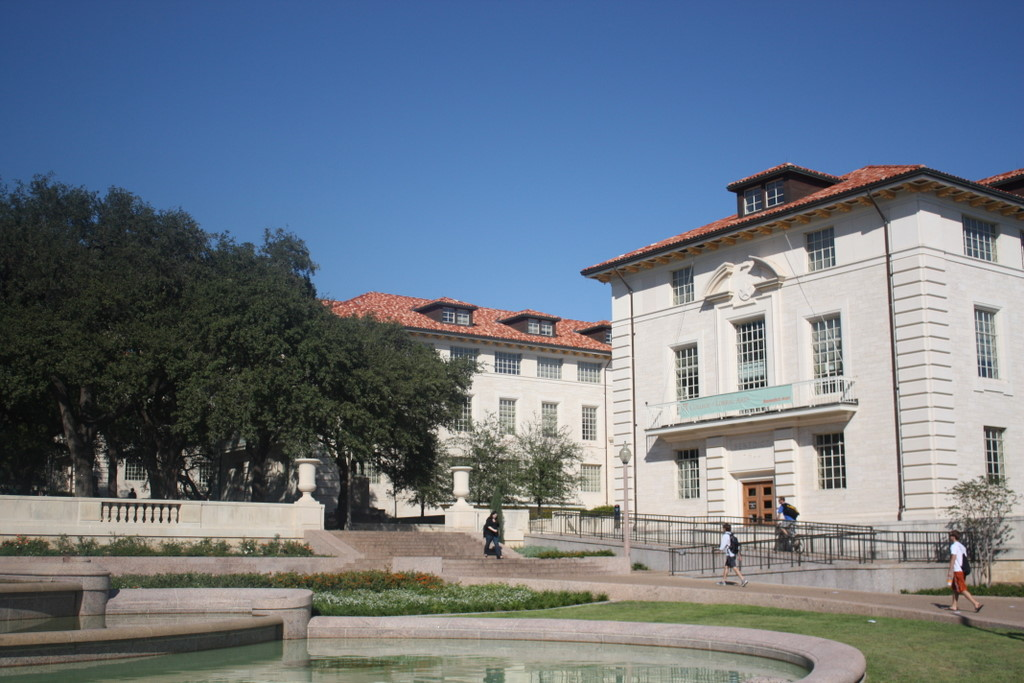
#> input picture Image Mosaics/images/building/image1.jpg, 1024 x 683 px
$ python imagemosaics.py   (older library calls are emulated)
#> lines starting #> are read from the running program, lines starting #| are printed output that depends on the picture
#> further down, image1 is the input picture: shape (683, 1024, 3); mean R, G, B 107.7, 118.9, 132
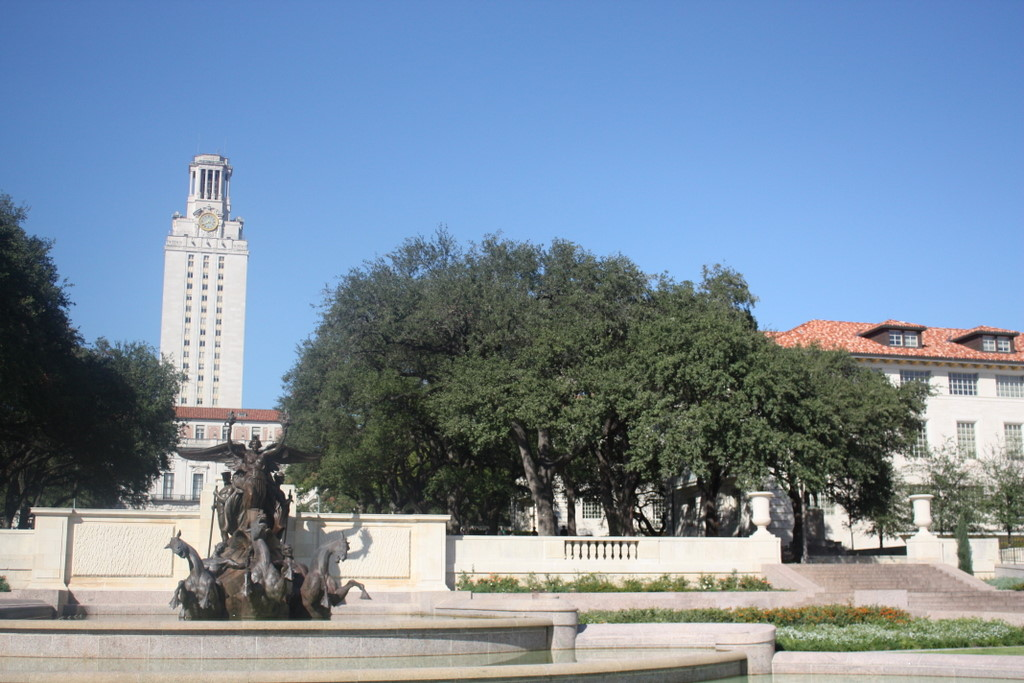
#> input picture Image Mosaics/images/building/image2.jpg, 1024 x 683 px
#> further down, image2 is the input picture: shape (683, 1024, 3); mean R, G, B 121.7, 140, 159
import matplotlib.pyplot as plt
import matplotlib.image as mpimg
import numpy as np
from PIL import Image
import cv2


# Manually identifies corresponding points from two views
def getCorrespondence(image1, image2, numOfPoints_=8, manualSelection_=True):
#> called with numOfPoints_ = 8, manualSelection_ = False
    manualSelection = manualSelection_;
    numOfPoints = numOfPoints_;

    if(numOfPoints<8):
        print("Error: Num of paris must be greater or equal 4")
        return

    if(manualSelection):
        # Display images, select matching points
        fig = plt.figure()
        fig1 = fig.add_subplot(1,2,1)
        fig2 = fig.add_subplot(1,2,2)
        # Display the image
        fig1.imshow(image1)
        fig2.imshow(image2)
        plt.axis('image')
        pts = plt.ginput(n=numOfPoints, timeout=0)
        pts = np.reshape(pts, (2, int(numOfPoints/2), 2))
        # print(pts);
        return pts
    else:
        """
        automatic selection process
        """
        numOfPoints=20

        img1 = cv2.imread('../images/mountain/image1.jpg',0)
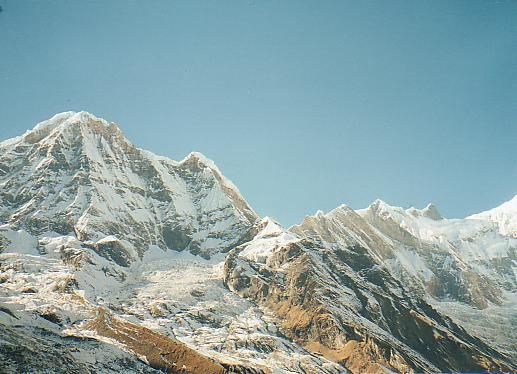
#> input picture Image Mosaics/images/mountain/image1.jpg, 517 x 374 px
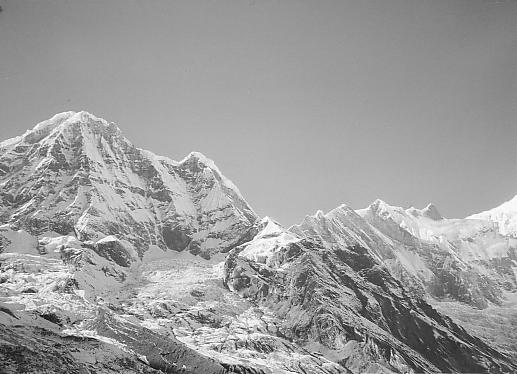
#> img1: shape (374, 517); min 0, max 255, mean 156.2
        img2 = cv2.imread('../images/mountain/image2.jpg',0)
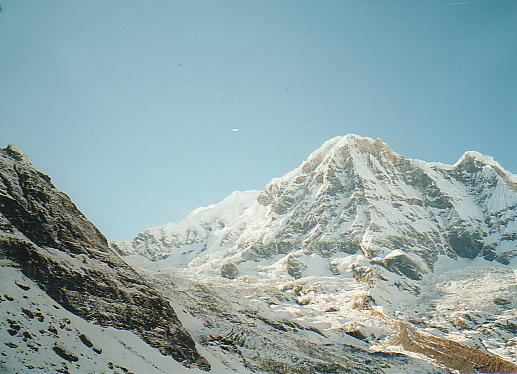
#> input picture Image Mosaics/images/mountain/image2.jpg, 517 x 374 px
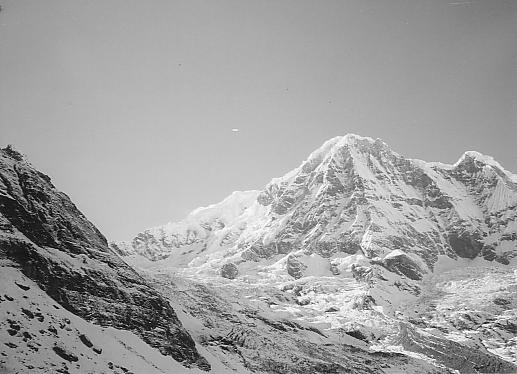
#> img2: shape (374, 517); min 0, max 255, mean 160

        # Initiate SIFT detector
        orb = cv2.ORB()

        # find the keypoints and descriptors with SIFT
        kp1, des1 = orb.detectAndCompute(img1, None)
#> kp1 = 500 keypoints; strongest (x, y, size): (362, 341, 31), (366, 341, 31), (356, 332, 31), (73, 323, 31)
        kp2, des2 = orb.detectAndCompute(img2, None)
#> kp2 = 500 keypoints; strongest (x, y, size): (300, 292, 31), (210, 342, 31), (64, 325, 31), (68, 323, 31)

        # create BFMatcher object
        bf = cv2.BFMatcher(cv2.NORM_HAMMING, crossCheck=True)

        # Match descriptors.
        matches = bf.match(des1, des2)
#> matches = 166 matches

        # Sort them in the order of their distance.
        matches = sorted(matches, key = lambda x:x.distance)
        print(matches)
#> (printed output is left out)
        return matches


    # 10 to 10 mountain points
    pts = np.array([(290.99673461310101, 168.49247971502086), (351.77211557490591, 132.47743914506236), (381.03433603799715, 139.23025925192962), (455.31535721353646, 161.7396596081536), (471.07193746289317, 148.23401939441919), (511.58885810409652, 175.24529982188801), (507.08697803285168, 359.82238274292507), (403.54373639422113, 319.30546210172179), (390.03809618048672, 341.81486245794582), (290.99673461310101, 359.82238274292507), (5.9867999208391893, 139.23025925192951), (80.267821096378498, 109.96803878883827), (107.27910152384732, 121.22273896695026), (177.05824262814178, 161.73965960815349), (195.06576291312103, 148.23401939441908), (224.32798337621227, 175.2452998218879), (208.57140312685544, 353.06956263605764), (98.275341381357748, 303.54888185236484), (82.518761132000918, 326.05828220858882), (3.7358598852168825, 353.06956263605764)])
    pts = np.reshape(pts, (2, int(numOfPoints/2), 2))
    return pts

# Return x coordinate of point index from the selected points in image 1
def getStartX(pts, index):
    return pts[0][index][0]

# Return y coordinate of point index from the selected points in image 1
def getStartY(pts, index):
    return pts[0][index][1]

# Return x coordinate of matched point index from image 2
def getEndX(pts, index):
    return pts[1][index][0]

# Return y coordinate of matched point index from image 2
def getEndY(pts, index):
    return pts[1][index][1]

# Compute sub matrix of A for a certain point and its matched one
# [192 lines left out: functions getSubAMatrix, transform, invTransform, calcH, wrapAndMergeImage, not called in this run]


if __name__ == "__main__":
    # Read images
    # file1 = '../images/mountain/image1.jpg'
    # file2 = '../images/mountain/image2.jpg'
    file1 = '../images/building/image1.jpg'
    file2 = '../images/building/image2.jpg'
    image1 = mpimg.imread(file1)
    image2 = mpimg.imread(file2)

    # get correspondences
    pts = getCorrespondence(image1, image2, manualSelection_=False)
#> pts = 166 matches
    # pts = getCorrespondence(image1, image2, numOfPoints_=8, manualSelection_=True)
    print(pts)
#> (printed output is left out)

    # calculate h
    # h = calcH(pts)
    # print(h)

    # warp and merge
    # wrapAndMergeImage(image2, h, image1)
